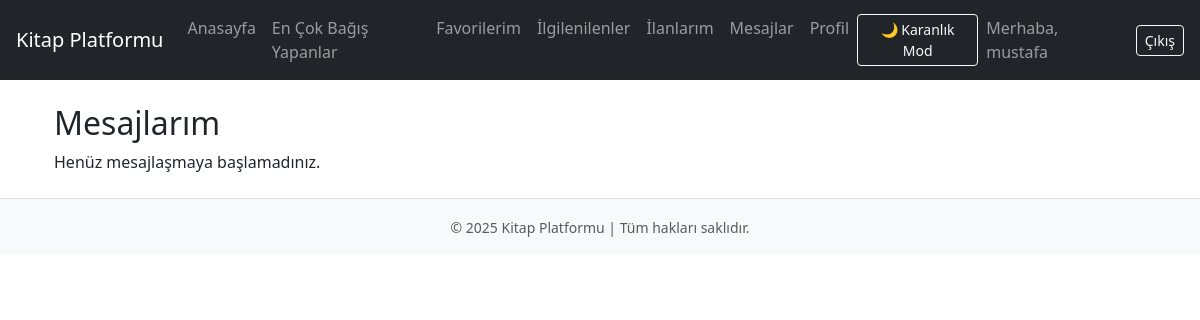
Page /messages/ (signed in) on the earlier database version.
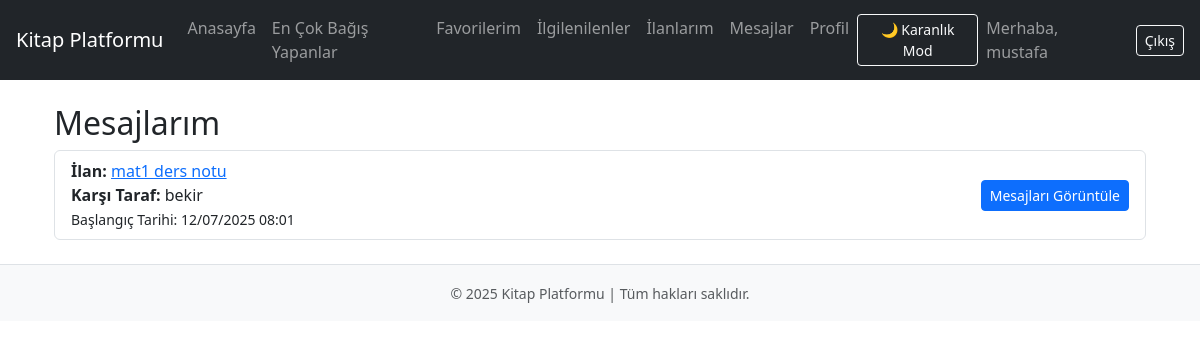
Same page on the later database version.
### messaging/models.py (models this page shows, shortened)
class Conversation(models.Model):
    listing = models.ForeignKey(Listing, on_delete=models.CASCADE)
    buyer = models.ForeignKey(User, related_name='buyer_conversations', on_delete=models.CASCADE)
    seller = models.ForeignKey(User, related_name='seller_conversations', on_delete=models.CASCADE)
    created_at = models.DateTimeField(auto_now_add=True)

### listings/models.py (models this page shows, shortened)
class Listing(models.Model):
    TYPE_CHOICES = [
        ('book', 'Kitap'),
        ('note', 'Ders Notu'),
    ]
    DONATION_TYPE_CHOICES = [
        ('free', 'Bağış'),
        ('paid', 'Ücretli'),
    ]
    RESOLUTION_LEVEL_CHOICES = [
        ('low', 'Az Çözülmüş'),
        ('medium', 'Orta Çözülmüş'),
        ('high', 'Çok Çözülmüş'),
        ('full', 'Hepsi Çözülmüş'),
    ]
    LEVEL_CHOICES = [
        ('primary', 'İlkokul'),
        ('middle', 'Ortaokul'),
        ('high', 'Lise'),
        ('university', 'Üniversite'),
        ('general', 'Genel'),
    ]
    title = models.CharField(max_length=200)  # Ürün adı için
    level = models.CharField(max_length=20, choices=LEVEL_CHOICES, default='general')  # Seviye için
    listing_type = models.CharField(max_length=10, choices=TYPE_CHOICES)
    donation_type = models.CharField(max_length=10, choices=DONATION_TYPE_CHOICES)
    price = models.DecimalField(max_digits=6, decimal_places=2, blank=True, null=True)
    page_count = models.PositiveIntegerField()
    related_course = models.CharField(max_length=100)
    school_name = models.CharField(max_length=200, blank=True, null=True)
    valid_year = models.PositiveIntegerField(blank=True, null=True)
    resolution_level = models.CharField(max_length=10, choices=RESOLUTION_LEVEL_CHOICES, blank=True, null=True)
    publish_year = models.PositiveIntegerField(blank=True, null=True)
    publisher = models.CharField(max_length=200, blank=True, null=True)
    user = models.ForeignKey(User, on_delete=models.CASCADE)
    created_at = models.DateTimeField(auto_now_add=True)
    image = models.ImageField( upload_to='listing_images/',default='listing_images/default.png',blank=True,null=True)

### messaging/views.py (the view)
# urls.py: path('messages/', views.my_conversations, name='my_conversations'),
@login_required
def my_conversations(request):
    user = request.user
    conversations = Conversation.objects.filter(seller=user) | Conversation.objects.filter(buyer=user)
    conversations = conversations.distinct().order_by('-created_at')
    context = {
        'conversations': conversations,
    }
    return render(request, 'messages/my_conversations.html', context)

### templates/messages/my_conversations.html
{% extends 'base.html' %}
{% block content %}
<div class="container mt-4">
  <h2>Mesajlarım</h2>
  {% if conversations %}
    <ul class="list-group">
      {% for conv in conversations %}
        <li class="list-group-item d-flex justify-content-between align-items-center">
          <div>
            <strong>İlan:</strong> <a href="{% url 'listing_detail' conv.listing.id %}">{{ conv.listing.title }}</a><br>
            <strong>Karşı Taraf:</strong>
            {% if conv.buyer == user %}
              {{ conv.seller.username }}
            {% else %}
              {{ conv.buyer.username }}
            {% endif %}
            <br>
            <small>Başlangıç Tarihi: {{ conv.created_at|date:"d/m/Y H:i" }}</small>
          </div>
          <a href="{% url 'conversation_detail' conv.id %}" class="btn btn-primary btn-sm">Mesajları Görüntüle</a>
        </li>
      {% endfor %}
    </ul>
  {% else %}
    <p>Henüz mesajlaşmaya başlamadınız.</p>
  {% endif %}
</div>
{% endblock %}

Differences in the rows shown:
added Conversation: listing "mat1 ders notu", buyer.username "bekir", created_at "12/07/2025 08:01"
Other differences:
text no longer shown: "Henüz mesajlaşmaya başlamadınız."
